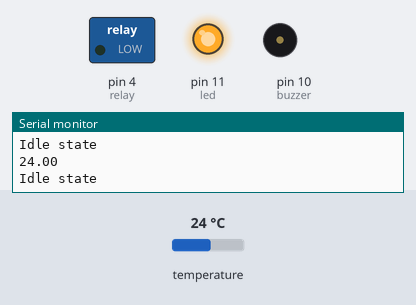
Bench run of a sketch on a simulated Arduino Uno, built with avr-gcc and run on an emulated ATmega328P. Parts: switched loads named in the sketch (green lamp = pin HIGH), output pins drawn as LEDs (lit = HIGH), buzzer (waves = sounding, pin HIGH), the last lines printed to the serial monitor. The test bench sets the inputs (shaded band); at power-on: temperature 24 °C.

Above: at 2.8 s.
2.9 s: temperature set to 29.6 °C
4.7 s: temperature set to 30.4 °C
At 5.5 s:
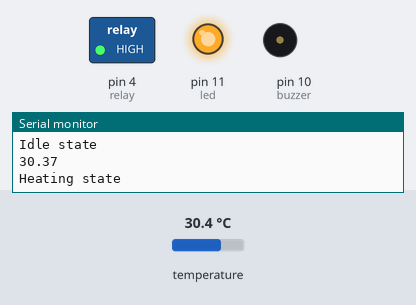
6.6 s: temperature set to 12 °C
At 7.7 s:
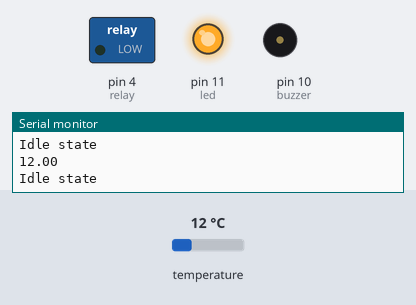
8.1 s: temperature set to 33 °C
At 8.7 s:
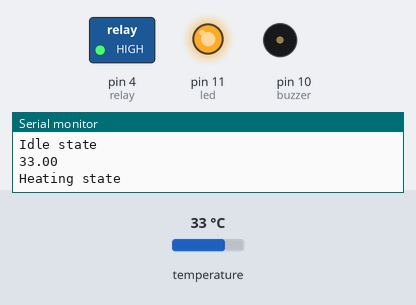
Timing chart, 0 to 10.6 s (numbered marks = the images above; inputs shaded):
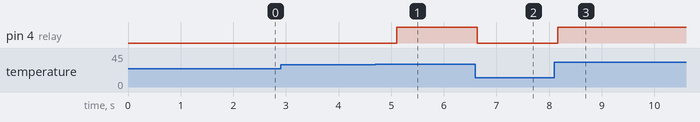

Measured:
- the behaviour switches between 29.9 and 30 °C on temperature (found by bisection; images 0 and 1)
- after the input at 4.7 s, pin 4 (relay): LOW → HIGH after 0.40 s
- after the input at 6.6 s, pin 4 (relay): HIGH → LOW at once
- after the input at 8.1 s, pin 4 (relay): LOW → HIGH after 0.06 s

The sketch:

heater_control.ino
```cpp
#include <OneWire.h>
#include <DallasTemperature.h>
#include <TimerOne.h>

#define ONE_WIRE_BUS 8  // DS18B20 data pin connected to Arduino pin 8
#define relay 4    // Relay control pin
#define led 11    // LED (used as heater indicator)
#define buzzer 10   // Buzzer pin

// Defining system states
typedef enum {
    IDLE_STATE,                 // Heater OFF (temperature very low)
    HEATING_STATE,              // Heater ON (in heating range)
    STABILIZING_STATE,          // Close to target, heater OFF to stabilize
    TARGET_REACHED_STATE,       // Target temperature reached
    OVER_HEAT_STATE,            // Overheating detected
    MAX_ELEMENT
} state;

void idle_state();
void heating_state();
void stabilizing_state();
void target_reached_state();
void overheat_state();

OneWire oneWire(ONE_WIRE_BUS);
DallasTemperature sensors(&oneWire);

// Function pointer table for calling state functions
void (*state_table[MAX_ELEMENT])(void) = {
    idle_state,
    heating_state,
    stabilizing_state,
    target_reached_state,
    overheat_state
};

volatile bool Flag = false; // Flag that is set by the timer interrupt

void timerISR() // This function runs every 500ms (Timer interrupt)
{
  Flag = true;  // Set flag when timer triggers
}

void setup() {
  Serial.begin(9600);      // Start Serial communication for debugging
  sensors.begin();         // Initialize temperature sensor
  pinMode(relay, OUTPUT);  // Relay pin as output
  pinMode(led, OUTPUT);    // LED pin as output
  pinMode(buzzer, OUTPUT); // Buzzer pin as output
  digitalWrite(led, HIGH); // Turn LED ON (indicates system is powered)

  // Set up Timer1 to trigger every 500ms
  Timer1.initialize(500000);   // 500,000 microseconds = 500ms
  Timer1.attachInterrupt(timerISR);  // Attaching ISR function
}

// Function to decide which state based on temperature
state getStateFromTemp(float tempC) {
  if (tempC < 30)                  // Very low temperature
    return IDLE_STATE;
  else if (tempC < 90)             // Heating range
    return HEATING_STATE;
  else if (tempC < 98)             // Almost reached target
    return STABILIZING_STATE;
  else if (tempC < 100)            // Target temperature reached
    return TARGET_REACHED_STATE;
  else                             // Overheating
    return OVER_HEAT_STATE;
}

void loop() {
  // Only run this block when timer flag is set
  if (Flag) {
    Flag = false;  // Clear the flag

    // Read temperature from DS18B20
    sensors.requestTemperatures();
    float tempC = sensors.getTempCByIndex(0);
    Serial.println(tempC);        // Print temperature to Serial Monitor

    // Decide the state based on current temperature
    state current_state = getStateFromTemp(tempC);

    // Call the corresponding function for the state
    state_table[current_state]();
  }
}

void idle_state() {
  digitalWrite(relay, LOW);       // Heater OFF
  Serial.println("Idle state");
}

void heating_state() {
  digitalWrite(relay, HIGH);      // Heater ON
  Serial.println("Heating state");
}

void stabilizing_state() {
  digitalWrite(relay, LOW);       // Heater OFF (to prevent overshoot)
  Serial.println("Stabilizing state");
}

void target_reached_state() {
  digitalWrite(relay, LOW);       // Heater OFF
  Serial.println("Target reached state");
  tone(buzzer, 500);              // Beep to indicate target reached
  delay(200);
  noTone(buzzer);                 // Stop beep
}

void overheat_state() {
  digitalWrite(relay, LOW);       // Heater OFF (safety)
  Serial.println("Overheat State");
}
```
